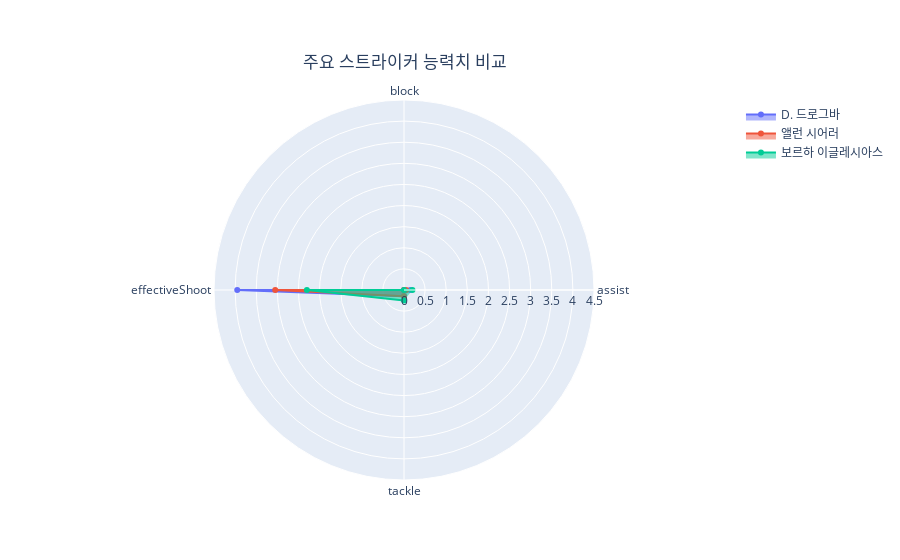

Here is the notebook cell this chart was saved with:
### Code cell
from plotly.offline import plot
fig = go.Figure()

fig.add_trace(go.Scatterpolar(
      r=[st_top3.loc[0]['assist'], st_top3.loc[0]['block'], 
         st_top3.loc[0]['effectiveShoot'], st_top3.loc[0]['tackle']],
      theta=categories,
      fill='toself',
      name=st_topSp[0]
))

fig.add_trace(go.Scatterpolar(
      r=[st_top3.loc[1]['assist'], st_top3.loc[1]['block'], 
         st_top3.loc[1]['effectiveShoot'], st_top3.loc[1]['tackle']],
      theta=categories,
      fill='toself',
      name=st_topSp[1]
))

fig.add_trace(go.Scatterpolar(
      r=[st_top3.loc[2]['assist'], st_top3.loc[2]['block'], 
         st_top3.loc[2]['effectiveShoot'], st_top3.loc[2]['tackle']],
      theta=categories,
      fill='toself',
      name=st_topSp[2]
))



fig.update_layout(
  polar=dict(
    radialaxis=dict(
      visible=True,
      range=[0, 4.5]
    )),
  showlegend=True,
    title = {
        'text': '주요 스트라이커 능력치 비교',
        'x': 0.45, 
        'y': 0.9,
    }
)


plot(fig, filename='plotly-st.html', auto_open=False)
fig.show()

### Figure 1 — Plotly figure (JSON) as saved in the notebook; plotly's stock layout.template omitted (floating-point values rounded to 4 significant figures)
{"data": [{"fill": "toself", "name": "D. 드로그바", "r": [0.15, 0, 3.95, 0.15], "theta": ["assist", "block", "effectiveShoot", "tackle"], "type": "scatterpolar"}, {"fill": "toself", "name": "앨런 시어러", "r": [0.05, 0, 3.05, 0.15], "theta": ["assist", "block", "effectiveShoot", "tackle"], "type": "scatterpolar"}, {"fill": "toself", "name": "보르하 이글레시아스", "r": [0.2, 0, 2.3, 0.25], "theta": ["assist", "block", "effectiveShoot", "tackle"], "type": "scatterpolar"}], "layout": {"polar": {"radialaxis": {"range": [0, 4.5], "visible": true}}, "showlegend": true, "title": {"text": "주요 스트라이커 능력치 비교", "x": 0.45, "y": 0.9}}}
